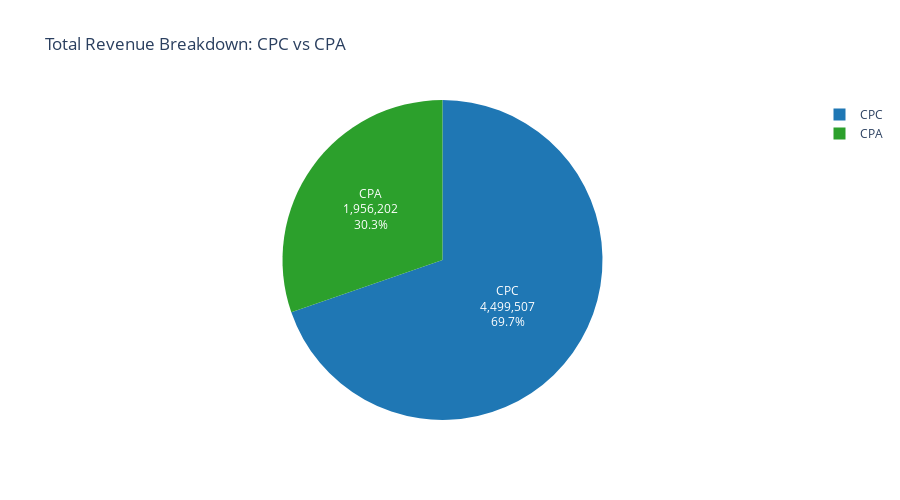

The notebook cell this image was saved under:
### Code cell
# Pie chart for revenue breakdown
fig_revenue_breakdown = go.Figure(data=[
    go.Pie(
        labels=['CPC', 'CPA'],
        values=[total_cpc, total_cpa],
        marker=dict(colors=['#1f77b4', '#2ca02c']),
        textinfo='label+percent+value',
        hovertemplate='<b>%{label}</b><br>%{value:,}<br>%{percent}<extra></extra>'
    )
])

fig_revenue_breakdown.update_layout(
    title='Total Revenue Breakdown: CPC vs CPA',
    height=500,
    template='plotly_white'
)
fig_revenue_breakdown.show()

### Figure 1 — Plotly figure (JSON) as saved in the notebook; plotly's stock layout.template omitted (floating-point values rounded to 4 significant figures)
{"data": [{"hovertemplate": "<b>%{label}</b><br>%{value:,}<br>%{percent}<extra></extra>", "labels": ["CPC", "CPA"], "marker": {"colors": ["#1f77b4", "#2ca02c"]}, "textinfo": "label+percent+value", "type": "pie", "values": [4499507, 1956202]}], "layout": {"height": 500, "title": {"text": "Total Revenue Breakdown: CPC vs CPA"}}}
